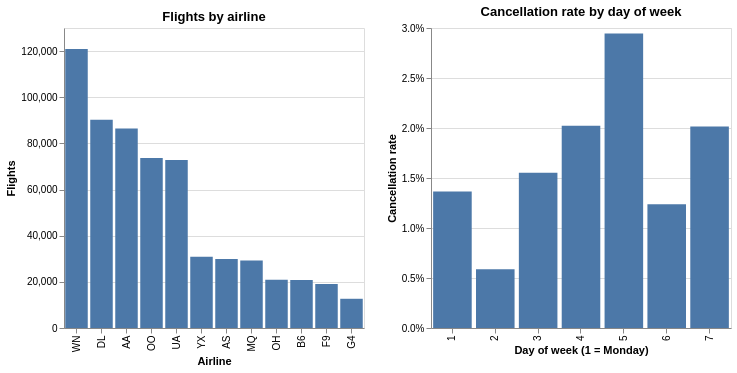

The cell this chart's notebook holds for it:
### Code cell
airline_chart = alt.Chart(flights[['airline']]).mark_bar().encode(
    x=alt.X('airline:N', sort='-y', title='Airline'),
    y=alt.Y('count():Q', title='Flights'),
).properties(title='Flights by airline', width=300)
dow_chart = alt.Chart(flights[['day_of_week', 'cancelled']]).mark_bar().encode(
    x=alt.X('day_of_week:O', title='Day of week (1 = Monday)'),
    y=alt.Y('mean(cancelled):Q', axis=alt.Axis(format='%'), title='Cancellation rate'),
).properties(title='Cancellation rate by day of week', width=300)
airline_chart | dow_chart

### Figure 1 — Vega specification as saved in the notebook (floating-point values rounded to 4 significant figures)
{"$schema": "https://vega.github.io/schema/vega/v5.json", "data": [{"name": "source_0"}, {"name": "data_0", "values": [{"__count": 90247, "airline": "DL"}, {"__count": 19104, "airline": "F9"}, {"__count": 12663, "airline": "G4"}, {"__count": 29207, "airline": "MQ"}, {"__count": 20871, "airline": "OH"}, {"__count": 73673, "airline": "OO"}, {"__count": 72791, "airline": "UA"}, {"__count": 120933, "airline": "WN"}, {"__count": 30929, "airline": "YX"}, {"__count": 86464, "airline": "AA"}, {"__count": 29891, "airline": "AS"}, {"__count": 20804, "airline": "B6"}]}, {"name": "source_1", "values": [{"day_of_week": 2, "mean_cancelled": 0.005877}, {"day_of_week": 3, "mean_cancelled": 0.01552}, {"day_of_week": 4, "mean_cancelled": 0.02023}, {"day_of_week": 5, "mean_cancelled": 0.02944}, {"day_of_week": 6, "mean_cancelled": 0.01236}, {"day_of_week": 7, "mean_cancelled": 0.02015}, {"day_of_week": 1, "mean_cancelled": 0.01364}]}, {"name": "source_0_concat_0_x_domain_airline", "values": [{"airline": "DL", "sort_field": 90247}, {"airline": "F9", "sort_field": 19104}, {"airline": "G4", "sort_field": 12663}, {"airline": "MQ", "sort_field": 29207}, {"airline": "OH", "sort_field": 20871}, {"airline": "OO", "sort_field": 73673}, {"airline": "UA", "sort_field": 72791}, {"airline": "WN", "sort_field": 120933}, {"airline": "YX", "sort_field": 30929}, {"airline": "AA", "sort_field": 86464}, {"airline": "AS", "sort_field": 29891}, {"airline": "B6", "sort_field": 20804}]}, {"name": "data_0_concat_0_y_domain___count", "values": [{"min": 12663, "max": 120933}]}, {"name": "source_1_concat_1_x_domain_day_of_week", "values": [{"day_of_week": 2}, {"day_of_week": 3}, {"day_of_week": 4}, {"day_of_week": 5}, {"day_of_week": 6}, {"day_of_week": 7}, {"day_of_week": 1}]}, {"name": "source_1_concat_1_y_domain_mean_cancelled", "values": [{"min": 0.005877, "max": 0.02944}]}], "signals": [{"name": "childWidth", "value": 300}], "marks": [{"type": "group", "name": "concat_0_group", "encode": {"update": {"height": {"signal": "height"}, "width": {"signal": "childWidth"}}}, "marks": [{"type": "rect", "name": "concat_0_marks", "from": {"data": "data_0"}, "encode": {"update": {"fill": {"value": "#4c78a8"}, "x": {"field": "airline", "scale": "concat_0_x"}, "width": {"signal": "max(0.25, bandwidth('concat_0_x'))"}, "y2": {"value": 0, "scale": "concat_0_y"}, "y": {"field": "__count", "scale": "concat_0_y"}}}, "style": ["bar"]}], "axes": [{"scale": "concat_0_y", "orient": "left", "minExtent": 0, "labels": false, "tickCount": {"signal": "ceil(height/40)"}, "aria": false, "domain": false, "grid": true, "gridScale": "concat_0_x", "zindex": 0, "maxExtent": 0, "ticks": false}, {"scale": "concat_0_x", "zindex": 0, "labelAlign": "right", "labelBaseline": "middle", "orient": "bottom", "title": "Airline", "grid": false, "labelAngle": 270}, {"scale": "concat_0_y", "title": "Flights", "labelOverlap": true, "grid": false, "tickCount": {"signal": "ceil(height/40)"}, "orient": "left", "zindex": 0}], "title": {"text": "Flights by airline", "frame": "group"}, "style": "cell"}, {"type": "group", "name": "concat_1_group", "encode": {"update": {"width": {"signal": "childWidth"}, "height": {"signal": "height"}}}, "marks": [{"type": "rect", "name": "concat_1_marks", "from": {"data": "source_1"}, "encode": {"update": {"y2": {"value": 0, "scale": "concat_1_y"}, "width": {"signal": "max(0.25, bandwidth('concat_1_x'))"}, "fill": {"value": "#4c78a8"}, "x": {"field": "day_of_week", "scale": "concat_1_x"}, "y": {"field": "mean_cancelled", "scale": "concat_1_y"}}}, "style": ["bar"]}], "axes": [{"scale": "concat_1_y", "aria": false, "orient": "left", "minExtent": 0, "ticks": false, "zindex": 0, "maxExtent": 0, "grid": true, "domain": false, "labels": false, "gridScale": "concat_1_x", "tickCount": {"signal": "ceil(height/40)"}}, {"scale": "concat_1_x", "labelAngle": 270, "title": "Day of week (1 = Monday)", "zindex": 0, "labelBaseline": "middle", "orient": "bottom", "grid": false, "labelAlign": "right"}, {"scale": "concat_1_y", "zindex": 0, "orient": "left", "grid": false, "format": "%", "labelOverlap": true, "tickCount": {"signal": "ceil(height/40)"}, "title": "Cancellation rate"}], "title": {"text": "Cancellation rate by day of week", "frame": "group"}, "style": "cell"}], "scales": [{"name": "concat_0_x", "type": "band", "domain": {"data": "source_0_concat_0_x_domain_airline", "field": "airline", "sort": {"op": "max", "field": "sort_field", "order": "descending"}}, "range": [0, {"signal": "childWidth"}], "paddingOuter": 0.05, "paddingInner": 0.1}, {"name": "concat_0_y", "type": "linear", "domain": [{"signal": "(data(\"data_0_concat_0_y_domain___count\")[0] || {}).min"}, {"signal": "(data(\"data_0_concat_0_y_domain___count\")[0] || {}).max"}], "range": [{"signal": "height"}, 0], "nice": true, "zero": true}, {"name": "concat_1_x", "type": "band", "domain": {"data": "source_1_concat_1_x_domain_day_of_week", "field": "day_of_week", "sort": true}, "range": [0, {"signal": "childWidth"}], "paddingInner": 0.1, "paddingOuter": 0.05}, {"name": "concat_1_y", "type": "linear", "domain": [{"signal": "(data(\"source_1_concat_1_y_domain_mean_cancelled\")[0] || {}).min"}, {"signal": "(data(\"source_1_concat_1_y_domain_mean_cancelled\")[0] || {}).max"}], "range": [{"signal": "height"}, 0], "nice": true, "zero": true}], "layout": {"padding": 20, "bounds": "full", "align": "each"}, "height": 300, "background": "white", "padding": 5}
